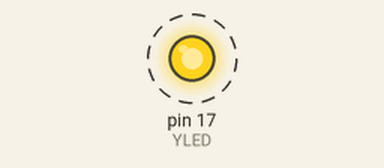
Bench run of a sketch on a simulated Arduino Uno, built with avr-gcc and run on an emulated ATmega328P. Parts: output pins drawn as LEDs (lit = HIGH). Dashed ring = blinking.

Above: at 0.2 s.
Timing chart, 0 to 3.0 s (numbered marks = the images above):
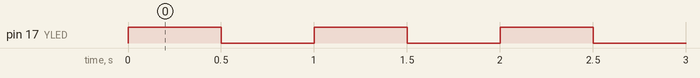

Measured:
- by itself, pin 17 (YLED): alternates HIGH for 0.50 s and LOW for 0.50 s

The sketch:

blink.ino
```cpp
/*
 *   Blink
 *   Turns on an LED on for, then off, repeatedly.
 *
 *   Modified to blink the second led on Olimexino-T32u4
 */

// Useful definitions for the two LEDs on the board
#define YLED 17      // The YELLOW LED is on Pin 17
#define TIME_DELAY 500

void setup() {
    // initialize the digital pin as an output.
    pinMode(YLED, OUTPUT);
}

void loop() {
    digitalWrite(YLED, HIGH);
    delay(TIME_DELAY);
    digitalWrite(YLED, LOW);
    delay(TIME_DELAY);
}
```
